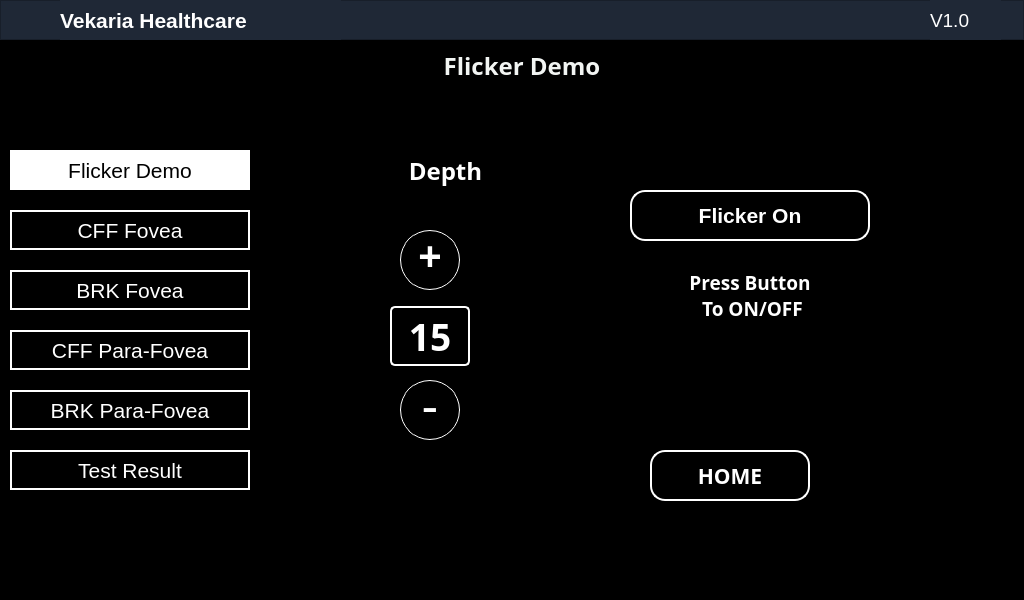
<?xml version="1.0" encoding="UTF-8"?>
<ui version="4.0">
 <class>Form</class>
 <widget class="QWidget" name="Form">
  <property name="geometry">
   <rect>
    <x>0</x>
    <y>0</y>
    <width>1024</width>
    <height>600</height>
   </rect>
  </property>
  <property name="windowTitle">
   <string>Form</string>
  </property>
  <property name="styleSheet">
   <string notr="true">background-color:#000000;</string>
  </property>
  <widget class="QFrame" name="frame_4">
   <property name="geometry">
    <rect>
     <x>0</x>
     <y>0</y>
     <width>1024</width>
     <height>40</height>
    </rect>
   </property>
   <property name="styleSheet">
    <string notr="true">background-color:#1f2836;</string>
   </property>
   <property name="frameShape">
    <enum>QFrame::StyledPanel</enum>
   </property>
   <property name="frameShadow">
    <enum>QFrame::Raised</enum>
   </property>
   <widget class="QLabel" name="label_6">
    <property name="geometry">
     <rect>
      <x>60</x>
      <y>0</y>
      <width>281</width>
      <height>41</height>
     </rect>
    </property>
    <property name="font">
     <font>
      <family>Helvetica Neue</family>
      <pointsize>16</pointsize>
      <weight>75</weight>
      <bold>true</bold>
     </font>
    </property>
    <property name="styleSheet">
     <string notr="true">color:white;</string>
    </property>
    <property name="text">
     <string>Vekaria Healthcare</string>
    </property>
   </widget>
   <widget class="QLabel" name="label_8">
    <property name="geometry">
     <rect>
      <x>930</x>
      <y>0</y>
      <width>71</width>
      <height>41</height>
     </rect>
    </property>
    <property name="font">
     <font>
      <family>Helvetica Neue</family>
      <pointsize>14</pointsize>
      <weight>50</weight>
      <bold>false</bold>
     </font>
    </property>
    <property name="styleSheet">
     <string notr="true">color:white;</string>
    </property>
    <property name="text">
     <string>V1.0</string>
    </property>
   </widget>
   <widget class="QLabel" name="label_11">
    <property name="geometry">
     <rect>
      <x>5</x>
      <y>8</y>
      <width>44</width>
      <height>23</height>
     </rect>
    </property>
    <property name="font">
     <font>
      <family>Times New Roman</family>
      <pointsize>20</pointsize>
      <weight>75</weight>
      <bold>true</bold>
     </font>
    </property>
    <property name="text">
     <string/>
    </property>
    <property name="pixmap">
     <pixmap resource="icons/vekarialogo.qrc">:/newPrefix/Vekaria Healthcare Logo/VHC Logo.png</pixmap>
    </property>
    <property name="scaledContents">
     <bool>true</bool>
    </property>
   </widget>
   <widget class="QLabel" name="label_12">
    <property name="geometry">
     <rect>
      <x>870</x>
      <y>4</y>
      <width>41</width>
      <height>31</height>
     </rect>
    </property>
    <property name="font">
     <font>
      <family>Times New Roman</family>
      <pointsize>20</pointsize>
      <weight>75</weight>
      <bold>true</bold>
     </font>
    </property>
    <property name="text">
     <string/>
    </property>
    <property name="pixmap">
     <pixmap>icons/logo12.png</pixmap>
    </property>
    <property name="scaledContents">
     <bool>true</bool>
    </property>
   </widget>
  </widget>
  <widget class="QFrame" name="frame_5">
   <property name="geometry">
    <rect>
     <x>280</x>
     <y>100</y>
     <width>711</width>
     <height>441</height>
    </rect>
   </property>
   <property name="styleSheet">
    <string notr="true">QFrame{
background-color:#1f2836;
border-radius:30px;


};
color:white;</string>
   </property>
   <property name="frameShape">
    <enum>QFrame::StyledPanel</enum>
   </property>
   <property name="frameShadow">
    <enum>QFrame::Raised</enum>
   </property>
   <widget class="QPushButton" name="pushButton_2">
    <property name="geometry">
     <rect>
      <x>370</x>
      <y>350</y>
      <width>160</width>
      <height>51</height>
     </rect>
    </property>
    <property name="font">
     <font>
      <family>Helvetica Rounded</family>
      <pointsize>16</pointsize>
      <weight>75</weight>
      <bold>true</bold>
     </font>
    </property>
    <property name="styleSheet">
     <string notr="true"> QPushButton {
                background-color: black;
                color: white;
                border: none;
                border-radius: 15px;
                padding: 10px;
				border:2px solid white;
            }
</string>
    </property>
    <property name="text">
     <string>HOME</string>
    </property>
   </widget>
   <widget class="QFrame" name="frame">
    <property name="geometry">
     <rect>
      <x>50</x>
      <y>120</y>
      <width>191</width>
      <height>221</height>
     </rect>
    </property>
    <property name="frameShape">
     <enum>QFrame::StyledPanel</enum>
    </property>
    <property name="frameShadow">
     <enum>QFrame::Raised</enum>
    </property>
    <widget class="QPushButton" name="upButton">
     <property name="geometry">
      <rect>
       <x>70</x>
       <y>10</y>
       <width>60</width>
       <height>60</height>
      </rect>
     </property>
     <property name="minimumSize">
      <size>
       <width>60</width>
       <height>60</height>
      </size>
     </property>
     <property name="maximumSize">
      <size>
       <width>60</width>
       <height>60</height>
      </size>
     </property>
     <property name="font">
      <font>
       <pointsize>-1</pointsize>
       <weight>75</weight>
       <bold>true</bold>
      </font>
     </property>
     <property name="styleSheet">
      <string notr="true"> QPushButton {
                background-color: black;
                color: white;
                border: 1px solid white;
                border-radius: 30px;
                font-size: 40px;
                font-weight: bold;
            }
            QPushButton:hover {
                background-color: #177bad;
            }
            QPushButton:pressed {
                background-color: #177bad;
            }
  QPushButton {
                text-align: center;
				justify-content:center;
                padding-bottom:9px;
            }</string>
     </property>
     <property name="text">
      <string>+</string>
     </property>
    </widget>
    <widget class="QLabel" name="numberLabel">
     <property name="geometry">
      <rect>
       <x>60</x>
       <y>86</y>
       <width>80</width>
       <height>60</height>
      </rect>
     </property>
     <property name="minimumSize">
      <size>
       <width>80</width>
       <height>60</height>
      </size>
     </property>
     <property name="maximumSize">
      <size>
       <width>60</width>
       <height>40</height>
      </size>
     </property>
     <property name="font">
      <font>
       <family>Helvetica Rounded</family>
       <pointsize>28</pointsize>
       <weight>75</weight>
       <bold>true</bold>
      </font>
     </property>
     <property name="styleSheet">
      <string notr="true">background-color: black;
color: white;
padding: 5px;
border:2px solid white;
border-radius: 5px;</string>
     </property>
     <property name="text">
      <string>15</string>
     </property>
     <property name="alignment">
      <set>Qt::AlignCenter</set>
     </property>
    </widget>
    <widget class="QPushButton" name="upButton_2">
     <property name="geometry">
      <rect>
       <x>70</x>
       <y>160</y>
       <width>60</width>
       <height>60</height>
      </rect>
     </property>
     <property name="minimumSize">
      <size>
       <width>60</width>
       <height>60</height>
      </size>
     </property>
     <property name="maximumSize">
      <size>
       <width>60</width>
       <height>60</height>
      </size>
     </property>
     <property name="font">
      <font>
       <pointsize>-1</pointsize>
      </font>
     </property>
     <property name="styleSheet">
      <string notr="true"> QPushButton {
                background-color: black;
                color: white;
                border: 1px solid white;
                border-radius: 30px;
                font-size: 50px;
            }
            QPushButton:hover {
                background-color: #177bad;
            }
            QPushButton:pressed {
                background-color: #177bad;
            }
  QPushButton {
                text-align: center;
				justify-content:center;
                padding-bottom:9px;
            }</string>
     </property>
     <property name="text">
      <string>-</string>
     </property>
    </widget>
   </widget>
   <widget class="QLabel" name="label">
    <property name="geometry">
     <rect>
      <x>100</x>
      <y>40</y>
      <width>131</width>
      <height>61</height>
     </rect>
    </property>
    <property name="font">
     <font>
      <family>Helvetica Rounded</family>
      <pointsize>18</pointsize>
      <weight>75</weight>
      <bold>true</bold>
     </font>
    </property>
    <property name="layoutDirection">
     <enum>Qt::LeftToRight</enum>
    </property>
    <property name="styleSheet">
     <string notr="true">QLabel{
border:none;
color:white;
}</string>
    </property>
    <property name="text">
     <string>Depth</string>
    </property>
    <property name="alignment">
     <set>Qt::AlignCenter</set>
    </property>
   </widget>
   <widget class="QPushButton" name="pushButton_3">
    <property name="geometry">
     <rect>
      <x>350</x>
      <y>90</y>
      <width>240</width>
      <height>51</height>
     </rect>
    </property>
    <property name="font">
     <font>
      <family>Helvetica Neue</family>
      <pointsize>16</pointsize>
      <weight>75</weight>
      <bold>true</bold>
     </font>
    </property>
    <property name="styleSheet">
     <string notr="true"> QPushButton {
                background-color: black;
                color: white;
                border: none;
                border-radius: 15px;
                padding: 10px;
				border:2px solid white;
            }
</string>
    </property>
    <property name="text">
     <string>Flicker On</string>
    </property>
   </widget>
   <widget class="QLabel" name="label_2">
    <property name="geometry">
     <rect>
      <x>350</x>
      <y>170</y>
      <width>240</width>
      <height>50</height>
     </rect>
    </property>
    <property name="font">
     <font>
      <family>Helvetica Rounded</family>
      <pointsize>14</pointsize>
      <weight>75</weight>
      <bold>true</bold>
     </font>
    </property>
    <property name="layoutDirection">
     <enum>Qt::LeftToRight</enum>
    </property>
    <property name="styleSheet">
     <string notr="true">QLabel{
border:none;
color:white;
}</string>
    </property>
    <property name="text">
     <string>Press Button
 To ON/OFF</string>
    </property>
    <property name="alignment">
     <set>Qt::AlignCenter</set>
    </property>
   </widget>
  </widget>
  <widget class="QLabel" name="label_4">
   <property name="geometry">
    <rect>
     <x>10</x>
     <y>40</y>
     <width>1024</width>
     <height>51</height>
    </rect>
   </property>
   <property name="font">
    <font>
     <family>Helvetica Rounded</family>
     <pointsize>18</pointsize>
     <weight>75</weight>
     <bold>true</bold>
    </font>
   </property>
   <property name="layoutDirection">
    <enum>Qt::LeftToRight</enum>
   </property>
   <property name="styleSheet">
    <string notr="true">QFrame{
background:none;
color:#f2f5f3;
}</string>
   </property>
   <property name="text">
    <string>Flicker Demo</string>
   </property>
   <property name="alignment">
    <set>Qt::AlignCenter</set>
   </property>
  </widget>
  <widget class="QPushButton" name="Flicker_demo_status">
   <property name="geometry">
    <rect>
     <x>10</x>
     <y>150</y>
     <width>240</width>
     <height>40</height>
    </rect>
   </property>
   <property name="font">
    <font>
     <family>Helvetica Neue</family>
     <pointsize>16</pointsize>
     <weight>50</weight>
     <bold>false</bold>
    </font>
   </property>
   <property name="styleSheet">
    <string notr="true"> QPushButton {
                background-color: white;
                color: black;
                border: none;
				border:2px solid white;
            }
</string>
   </property>
   <property name="text">
    <string>Flicker Demo</string>
   </property>
  </widget>
  <widget class="QPushButton" name="pushButton_5">
   <property name="geometry">
    <rect>
     <x>10</x>
     <y>210</y>
     <width>240</width>
     <height>40</height>
    </rect>
   </property>
   <property name="font">
    <font>
     <family>Helvetica Neue</family>
     <pointsize>16</pointsize>
     <weight>50</weight>
     <bold>false</bold>
    </font>
   </property>
   <property name="styleSheet">
    <string notr="true"> QPushButton {
                background-color: black;
                color: white;
                border: none;
				border:2px solid white;
            }
</string>
   </property>
   <property name="text">
    <string>CFF Fovea</string>
   </property>
  </widget>
  <widget class="QPushButton" name="pushButton_6">
   <property name="geometry">
    <rect>
     <x>10</x>
     <y>270</y>
     <width>240</width>
     <height>40</height>
    </rect>
   </property>
   <property name="font">
    <font>
     <family>Helvetica Neue</family>
     <pointsize>16</pointsize>
     <weight>50</weight>
     <bold>false</bold>
    </font>
   </property>
   <property name="styleSheet">
    <string notr="true"> QPushButton {
                background-color: black;
                color: white;
                border: none;
				border:2px solid white;
            }
</string>
   </property>
   <property name="text">
    <string>BRK Fovea</string>
   </property>
  </widget>
  <widget class="QPushButton" name="pushButton_7">
   <property name="geometry">
    <rect>
     <x>10</x>
     <y>330</y>
     <width>240</width>
     <height>40</height>
    </rect>
   </property>
   <property name="font">
    <font>
     <family>Helvetica Neue</family>
     <pointsize>16</pointsize>
     <weight>50</weight>
     <bold>false</bold>
    </font>
   </property>
   <property name="styleSheet">
    <string notr="true"> QPushButton {
                background-color: black;
                color: white;
                border: none;
				border:2px solid white;
            }
</string>
   </property>
   <property name="text">
    <string>CFF Para-Fovea</string>
   </property>
  </widget>
  <widget class="QPushButton" name="pushButton_8">
   <property name="geometry">
    <rect>
     <x>10</x>
     <y>390</y>
     <width>240</width>
     <height>40</height>
    </rect>
   </property>
   <property name="font">
    <font>
     <family>Helvetica Neue</family>
     <pointsize>16</pointsize>
     <weight>50</weight>
     <bold>false</bold>
    </font>
   </property>
   <property name="styleSheet">
    <string notr="true"> QPushButton {
                background-color: black;
                color: white;
                border: none;
				border:2px solid white;
            }
</string>
   </property>
   <property name="text">
    <string>BRK Para-Fovea</string>
   </property>
  </widget>
  <widget class="QPushButton" name="pushButton_9">
   <property name="geometry">
    <rect>
     <x>10</x>
     <y>450</y>
     <width>240</width>
     <height>40</height>
    </rect>
   </property>
   <property name="font">
    <font>
     <family>Helvetica Neue</family>
     <pointsize>16</pointsize>
     <weight>50</weight>
     <bold>false</bold>
    </font>
   </property>
   <property name="styleSheet">
    <string notr="true"> QPushButton {
                background-color: black;
                color: white;
                border: none;
				border:2px solid white;
            }
</string>
   </property>
   <property name="text">
    <string>Test Result</string>
   </property>
  </widget>
 </widget>
 <resources>
  <include location="icons/vekarialogo.qrc"/>
  <include location="../Wifi/wifi.qrc"/>
 </resources>
 <connections/>
</ui>
